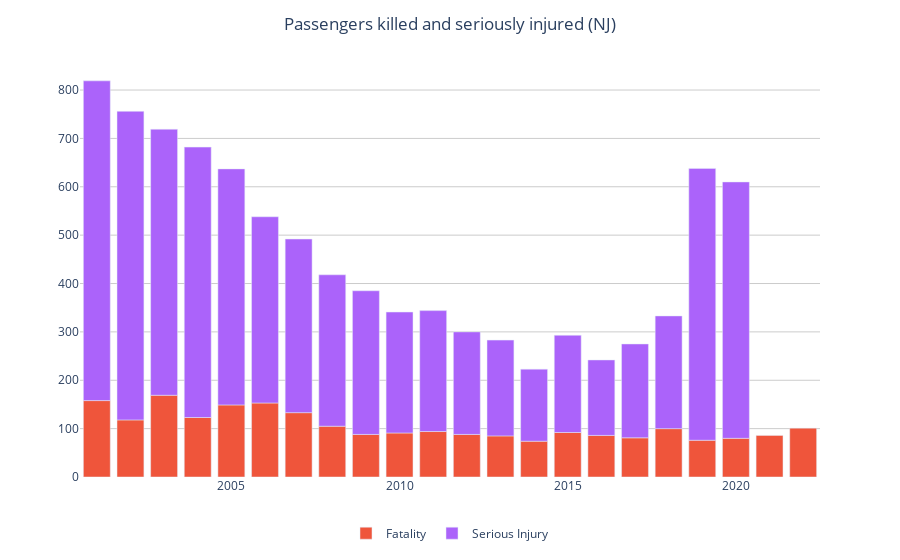

Write notebook code for a chart like this one.
### Code cell
ksiy_plot(aoi, 'Passengers killed and seriously injured (NJ)', 'passenger-injuries')

### Figure 1 — Plotly figure (JSON) as saved in the notebook; plotly's stock layout.template omitted (floating-point values rounded to 4 significant figures)
{"data": [{"alignmentgroup": "True", "hovertemplate": "%{y:,d}", "legendgroup": "Fatality", "marker": {"color": "#EF553B", "pattern": {"shape": ""}}, "name": "Fatality", "offsetgroup": "Fatality", "orientation": "v", "showlegend": true, "textposition": "auto", "type": "bar", "x": [2001, 2002, 2003, 2004, 2005, 2006, 2007, 2008, 2009, 2010, 2011, 2012, 2013, 2014, 2015, 2016, 2017, 2018, 2019, 2020, 2021, 2022], "xaxis": "x", "y": [158, 118, 169, 123, 149, 153, 133, 105, 88, 91, 94, 88, 85, 74, 92, 86, 81, 100, 76, 80, 86, 101], "yaxis": "y"}, {"alignmentgroup": "True", "hovertemplate": "%{y:,d}", "legendgroup": "Serious Injury", "marker": {"color": "#AB63FA", "pattern": {"shape": ""}}, "name": "Serious Injury", "offsetgroup": "Serious Injury", "orientation": "v", "showlegend": true, "textposition": "auto", "type": "bar", "x": [2001, 2002, 2003, 2004, 2005, 2006, 2007, 2008, 2009, 2010, 2011, 2012, 2013, 2014, 2015, 2016, 2017, 2018, 2019, 2020, 2021, 2022], "xaxis": "x", "y": [661, 638, 550, 559, 488, 385, 359, 313, 297, 250, 250, 212, 198, 149, 201, 156, 194, 233, 562, 530, null, null], "yaxis": "y"}], "layout": {"barmode": "relative", "hovermode": "x", "legend": {"orientation": "h", "title": {"text": ""}, "tracegroupgap": 0, "x": 0.5, "xanchor": "center"}, "margin": {"t": 60}, "plot_bgcolor": "white", "title": {"text": "Passengers killed and seriously injured (NJ)", "x": 0.5}, "xaxis": {"anchor": "y", "domain": [0, 1], "title": {"text": ""}}, "yaxis": {"anchor": "x", "domain": [0, 1], "gridcolor": "#ccc", "title": {"text": ""}}}}
